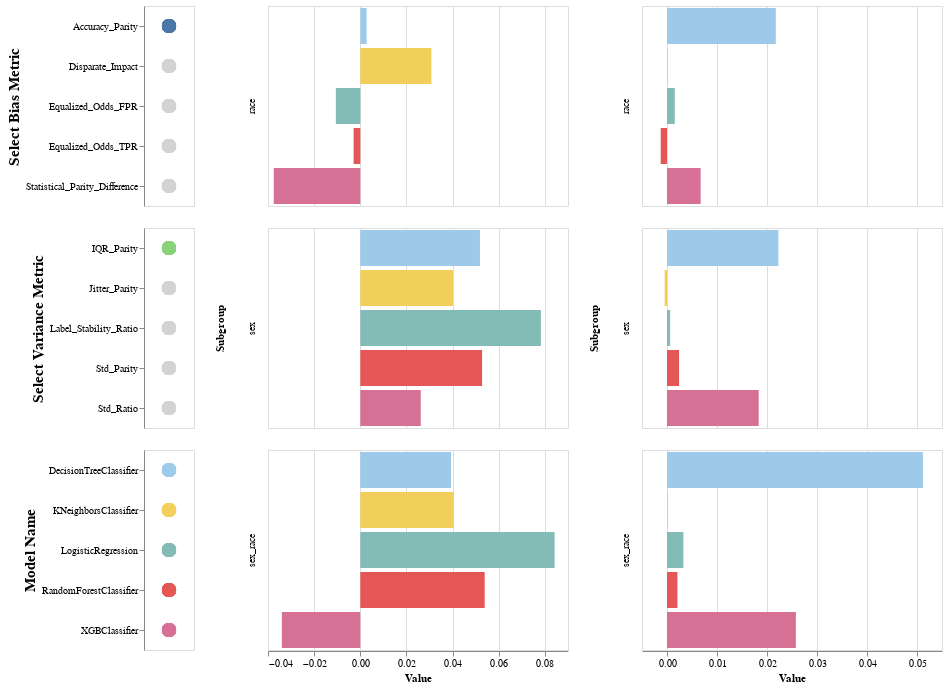

Source (notebook cell):
### Code cell
(
    alt.hconcat(
        alt.vconcat(
            select_bias_metric_legend.properties(height=200, width=50),
            select_variance_metric_legend.properties(height=200, width=50),
            bias_color_legend.properties(height=200, width=50),
        ),
        models_bias_metrics_chart.properties(height=200, width=300),
        models_variance_metrics_chart.properties(height=200, width=300),
    )
)

### Figure 1 — Vega-Lite specification as saved in the notebook (floating-point values rounded to 4 significant figures)
{"config": {"view": {"continuousWidth": 400, "continuousHeight": 300}}, "hconcat": [{"vconcat": [{"data": {"name": "data-118b6ff923dd635159d01c862ca572bd"}, "mark": {"type": "circle", "size": 200}, "encoding": {"color": {"condition": {"field": "Metric", "legend": null, "scale": {"scheme": "tableau20"}, "type": "nominal", "selection": "selector001"}, "value": "lightgray"}, "y": {"axis": {"title": "Select Bias Metric", "titleFontSize": 15}, "field": "Metric", "type": "nominal"}}, "height": 200, "selection": {"selector001": {"type": "single", "fields": ["Metric"], "init": {"Metric": "Accuracy_Parity"}, "empty": "none"}}, "width": 50}, {"data": {"name": "data-d6ae39ed8e266d4c318a270a631c35c4"}, "mark": {"type": "circle", "size": 200}, "encoding": {"color": {"condition": {"field": "Metric", "legend": null, "scale": {"scheme": "tableau20"}, "type": "nominal", "selection": "selector002"}, "value": "lightgray"}, "y": {"axis": {"title": "Select Variance Metric", "titleFontSize": 15}, "field": "Metric", "type": "nominal"}}, "height": 200, "selection": {"selector002": {"type": "single", "fields": ["Metric"], "init": {"Metric": "IQR_Parity"}, "empty": "none"}}, "width": 50}, {"data": {"name": "data-118b6ff923dd635159d01c862ca572bd"}, "mark": {"type": "circle", "size": 200}, "encoding": {"color": {"field": "Model_Name", "scale": {"scheme": "tableau20"}, "type": "nominal"}, "y": {"axis": {"title": "Model Name", "titleFontSize": 15}, "field": "Model_Name", "type": "nominal"}}, "height": 200, "width": 50}]}, {"data": {"name": "data-118b6ff923dd635159d01c862ca572bd"}, "mark": "bar", "encoding": {"color": {"field": "Model_Name", "scale": {"scheme": "tableau20"}, "type": "nominal"}, "row": {"field": "Subgroup", "type": "nominal"}, "x": {"field": "Value", "type": "quantitative"}, "y": {"axis": null, "field": "Model_Name", "type": "nominal"}}, "height": 200, "transform": [{"filter": {"selection": "selector001"}}], "width": 300}, {"data": {"name": "data-d6ae39ed8e266d4c318a270a631c35c4"}, "mark": "bar", "encoding": {"color": {"field": "Model_Name", "scale": {"scheme": "tableau20"}, "type": "nominal"}, "row": {"field": "Subgroup", "type": "nominal"}, "x": {"field": "Value", "type": "quantitative"}, "y": {"axis": null, "field": "Model_Name", "type": "nominal"}}, "height": 200, "transform": [{"filter": {"selection": "selector002"}}], "width": 300}], "$schema": "https://vega.github.io/schema/vega-lite/v4.17.0.json", "datasets": {"data-118b6ff923dd635159d01c862ca572bd": [{"Metric": "Equalized_Odds_TPR", "Model_Name": "LogisticRegression", "Subgroup": "sex", "Value": -0.2619}, {"Metric": "Equalized_Odds_FPR", "Model_Name": "LogisticRegression", "Subgroup": "sex", "Value": -0.2634}, {"Metric": "Disparate_Impact", "Model_Name": "LogisticRegression", "Subgroup": "sex", "Value": 0.5314}, {"Metric": "Statistical_Parity_Difference", "Model_Name": "LogisticRegression", "Subgroup": "sex", "Value": -0.4787}, {"Metric": "Accuracy_Parity", "Model_Name": "LogisticRegression", "Subgroup": "sex", "Value": 0.07825}, {"Metric": "Equalized_Odds_TPR", "Model_Name": "DecisionTreeClassifier", "Subgroup": "sex", "Value": -0.1294}, {"Metric": "Equalized_Odds_FPR", "Model_Name": "DecisionTreeClassifier", "Subgroup": "sex", "Value": -0.1555}, {"Metric": "Disparate_Impact", "Model_Name": "DecisionTreeClassifier", "Subgroup": "sex", "Value": 0.7384}, {"Metric": "Statistical_Parity_Difference", "Model_Name": "DecisionTreeClassifier", "Subgroup": "sex", "Value": -0.2376}, {"Metric": "Accuracy_Parity", "Model_Name": "DecisionTreeClassifier", "Subgroup": "sex", "Value": 0.05186}, {"Metric": "Equalized_Odds_TPR", "Model_Name": "RandomForestClassifier", "Subgroup": "sex", "Value": -0.2115}, {"Metric": "Equalized_Odds_FPR", "Model_Name": "RandomForestClassifier", "Subgroup": "sex", "Value": -0.1782}, {"Metric": "Disparate_Impact", "Model_Name": "RandomForestClassifier", "Subgroup": "sex", "Value": 0.6756}, {"Metric": "Statistical_Parity_Difference", "Model_Name": "RandomForestClassifier", "Subgroup": "sex", "Value": -0.3019}, {"Metric": "Accuracy_Parity", "Model_Name": "RandomForestClassifier", "Subgroup": "sex", "Value": 0.05277}, {"Metric": "Equalized_Odds_TPR", "Model_Name": "XGBClassifier", "Subgroup": "sex", "Value": -0.1906}, {"Metric": "Equalized_Odds_FPR", "Model_Name": "XGBClassifier", "Subgroup": "sex", "Value": -0.1547}, {"Metric": "Disparate_Impact", "Model_Name": "XGBClassifier", "Subgroup": "sex", "Value": 0.6793}, {"Metric": "Statistical_Parity_Difference", "Model_Name": "XGBClassifier", "Subgroup": "sex", "Value": -0.2943}, {"Metric": "Accuracy_Parity", "Model_Name": "XGBClassifier", "Subgroup": "sex", "Value": 0.02619}, {"Metric": "Equalized_Odds_TPR", "Model_Name": "KNeighborsClassifier", "Subgroup": "sex", "Value": -0.2181}, {"Metric": "Equalized_Odds_FPR", "Model_Name": "KNeighborsClassifier", "Subgroup": "sex", "Value": -0.1452}, {"Metric": "Disparate_Impact", "Model_Name": "KNeighborsClassifier", "Subgroup": "sex", "Value": 0.6889}, {"Metric": "Statistical_Parity_Difference", "Model_Name": "KNeighborsClassifier", "Subgroup": "sex", "Value": -0.2496}, {"Metric": "Accuracy_Parity", "Model_Name": "KNeighborsClassifier", "Subgroup": "sex", "Value": 0.04019}, {"Metric": "Equalized_Odds_TPR", "Model_Name": "LogisticRegression", "Subgroup": "race", "Value": 0.2918}, {"Metric": "Equalized_Odds_FPR", "Model_Name": "LogisticRegression", "Subgroup": "race", "Value": 0.2141}, {"Metric": "Disparate_Impact", "Model_Name": "LogisticRegression", "Subgroup": "race", "Value": 1.506}, {"Metric": "Statistical_Parity_Difference", "Model_Name": "LogisticRegression", "Subgroup": "race", "Value": 0.3594}, {"Metric": "Accuracy_Parity", "Model_Name": "LogisticRegression", "Subgroup": "race", "Value": -0.01059}, {"Metric": "Equalized_Odds_TPR", "Model_Name": "DecisionTreeClassifier", "Subgroup": "race", "Value": 0.2874}, {"Metric": "Equalized_Odds_FPR", "Model_Name": "DecisionTreeClassifier", "Subgroup": "race", "Value": 0.1855}, {"Metric": "Disparate_Impact", "Model_Name": "DecisionTreeClassifier", "Subgroup": "race", "Value": 1.585}, {"Metric": "Statistical_Parity_Difference", "Model_Name": "DecisionTreeClassifier", "Subgroup": "race", "Value": 0.3659}, {"Metric": "Accuracy_Parity", "Model_Name": "DecisionTreeClassifier", "Subgroup": "race", "Value": 0.002734}, {"Metric": "Equalized_Odds_TPR", "Model_Name": "RandomForestClassifier", "Subgroup": "race", "Value": 0.3492}, {"Metric": "Equalized_Odds_FPR", "Model_Name": "RandomForestClassifier", "Subgroup": "race", "Value": 0.227}, {"Metric": "Disparate_Impact", "Model_Name": "RandomForestClassifier", "Subgroup": "race", "Value": 1.767}, {"Metric": "Statistical_Parity_Difference", "Model_Name": "RandomForestClassifier", "Subgroup": "race", "Value": 0.4486}, {"Metric": "Accuracy_Parity", "Model_Name": "RandomForestClassifier", "Subgroup": "race", "Value": -0.0029}, {"Metric": "Equalized_Odds_TPR", "Model_Name": "XGBClassifier", "Subgroup": "race", "Value": 0.2035}, {"Metric": "Equalized_Odds_FPR", "Model_Name": "XGBClassifier", "Subgroup": "race", "Value": 0.1918}, {"Metric": "Disparate_Impact", "Model_Name": "XGBClassifier", "Subgroup": "race", "Value": 1.42}, {"Metric": "Statistical_Parity_Difference", "Model_Name": "XGBClassifier", "Subgroup": "race", "Value": 0.2852}, {"Metric": "Accuracy_Parity", "Model_Name": "XGBClassifier", "Subgroup": "race", "Value": -0.03751}, {"Metric": "Equalized_Odds_TPR", "Model_Name": "KNeighborsClassifier", "Subgroup": "race", "Value": 0.2161}, {"Metric": "Equalized_Odds_FPR", "Model_Name": "KNeighborsClassifier", "Subgroup": "race", "Value": 0.07149}, {"Metric": "Disparate_Impact", "Model_Name": "KNeighborsClassifier", "Subgroup": "race", "Value": 1.25}, {"Metric": "Statistical_Parity_Difference", "Model_Name": "KNeighborsClassifier", "Subgroup": "race", "Value": 0.1645}, {"Metric": "Accuracy_Parity", "Model_Name": "KNeighborsClassifier", "Subgroup": "race", "Value": 0.03081}, {"Metric": "Equalized_Odds_TPR", "Model_Name": "LogisticRegression", "Subgroup": "sex_race", "Value": 0.04096}, {"Metric": "Equalized_Odds_FPR", "Model_Name": "LogisticRegression", "Subgroup": "sex_race", "Value": -0.1194}, {"Metric": "Disparate_Impact", "Model_Name": "LogisticRegression", "Subgroup": "sex_race", "Value": 0.8095}, {"Metric": "Statistical_Parity_Difference", "Model_Name": "LogisticRegression", "Subgroup": "sex_race", "Value": -0.1464}, {"Metric": "Accuracy_Parity", "Model_Name": "LogisticRegression", "Subgroup": "sex_race", "Value": 0.08419}, {"Metric": "Equalized_Odds_TPR", "Model_Name": "DecisionTreeClassifier", "Subgroup": "sex_race", "Value": 0.1514}, {"Metric": "Equalized_Odds_FPR", "Model_Name": "DecisionTreeClassifier", "Subgroup": "sex_race", "Value": 0.023}, {"Metric": "Disparate_Impact", "Model_Name": "DecisionTreeClassifier", "Subgroup": "sex_race", "Value": 1.225}, {"Metric": "Statistical_Parity_Difference", "Model_Name": "DecisionTreeClassifier", "Subgroup": "sex_race", "Value": 0.1508}, {"Metric": "Accuracy_Parity", "Model_Name": "DecisionTreeClassifier", "Subgroup": "sex_race", "Value": 0.03933}, {"Metric": "Equalized_Odds_TPR", "Model_Name": "RandomForestClassifier", "Subgroup": "sex_race", "Value": 0.1232}, {"Metric": "Equalized_Odds_FPR", "Model_Name": "RandomForestClassifier", "Subgroup": "sex_race", "Value": -0.01486}, {"Metric": "Disparate_Impact", "Model_Name": "RandomForestClassifier", "Subgroup": "sex_race", "Value": 1.154}, {"Metric": "Statistical_Parity_Difference", "Model_Name": "RandomForestClassifier", "Subgroup": "sex_race", "Value": 0.09187}, {"Metric": "Accuracy_Parity", "Model_Name": "RandomForestClassifier", "Subgroup": "sex_race", "Value": 0.05389}, {"Metric": "Equalized_Odds_TPR", "Model_Name": "XGBClassifier", "Subgroup": "sex_race", "Value": -0.04617}, {"Metric": "Equalized_Odds_FPR", "Model_Name": "XGBClassifier", "Subgroup": "sex_race", "Value": 0.002331}, {"Metric": "Disparate_Impact", "Model_Name": "XGBClassifier", "Subgroup": "sex_race", "Value": 0.8963}, {"Metric": "Statistical_Parity_Difference", "Model_Name": "XGBClassifier", "Subgroup": "sex_race", "Value": -0.07173}, {"Metric": "Accuracy_Parity", "Model_Name": "XGBClassifier", "Subgroup": "sex_race", "Value": -0.03399}, {"Metric": "Equalized_Odds_TPR", "Model_Name": "KNeighborsClassifier", "Subgroup": "sex_race", "Value": -0.1032}, {"Metric": "Equalized_Odds_FPR", "Model_Name": "KNeighborsClassifier", "Subgroup": "sex_race", "Value": -0.08601}, {"Metric": "Disparate_Impact", "Model_Name": "KNeighborsClassifier", "Subgroup": "sex_race", "Value": 0.75}, {"Metric": "Statistical_Parity_Difference", "Model_Name": "KNeighborsClassifier", "Subgroup": "sex_race", "Value": -0.1667}, {"Metric": "Accuracy_Parity", "Model_Name": "KNeighborsClassifier", "Subgroup": "sex_race", "Value": 0.04041}], "data-d6ae39ed8e266d4c318a270a631c35c4": [{"Metric": "Label_Stability_Ratio", "Model_Name": "LogisticRegression", "Subgroup": "sex", "Value": 1.002}, {"Metric": "IQR_Parity", "Model_Name": "LogisticRegression", "Subgroup": "sex", "Value": 0.0006251}, {"Metric": "Std_Parity", "Model_Name": "LogisticRegression", "Subgroup": "sex", "Value": 0.001737}, {"Metric": "Std_Ratio", "Model_Name": "LogisticRegression", "Subgroup": "sex", "Value": 1.068}, {"Metric": "Jitter_Parity", "Model_Name": "LogisticRegression", "Subgroup": "sex", "Value": 2.644e-05}, {"Metric": "Label_Stability_Ratio", "Model_Name": "DecisionTreeClassifier", "Subgroup": "sex", "Value": 0.9732}, {"Metric": "IQR_Parity", "Model_Name": "DecisionTreeClassifier", "Subgroup": "sex", "Value": 0.02227}, {"Metric": "Std_Parity", "Model_Name": "DecisionTreeClassifier", "Subgroup": "sex", "Value": 0.0205}, {"Metric": "Std_Ratio", "Model_Name": "DecisionTreeClassifier", "Subgroup": "sex", "Value": 1.2}, {"Metric": "Jitter_Parity", "Model_Name": "DecisionTreeClassifier", "Subgroup": "sex", "Value": 0.009025}, {"Metric": "Label_Stability_Ratio", "Model_Name": "RandomForestClassifier", "Subgroup": "sex", "Value": 1.033}, {"Metric": "IQR_Parity", "Model_Name": "RandomForestClassifier", "Subgroup": "sex", "Value": 0.002416}, {"Metric": "Std_Parity", "Model_Name": "RandomForestClassifier", "Subgroup": "sex", "Value": 0.001582}, {"Metric": "Std_Ratio", "Model_Name": "RandomForestClassifier", "Subgroup": "sex", "Value": 1.062}, {"Metric": "Jitter_Parity", "Model_Name": "RandomForestClassifier", "Subgroup": "sex", "Value": -0.0169}, {"Metric": "Label_Stability_Ratio", "Model_Name": "XGBClassifier", "Subgroup": "sex", "Value": 0.9744}, {"Metric": "IQR_Parity", "Model_Name": "XGBClassifier", "Subgroup": "sex", "Value": 0.01834}, {"Metric": "Std_Parity", "Model_Name": "XGBClassifier", "Subgroup": "sex", "Value": 0.01171}, {"Metric": "Std_Ratio", "Model_Name": "XGBClassifier", "Subgroup": "sex", "Value": 1.131}, {"Metric": "Jitter_Parity", "Model_Name": "XGBClassifier", "Subgroup": "sex", "Value": 0.01365}, {"Metric": "Label_Stability_Ratio", "Model_Name": "KNeighborsClassifier", "Subgroup": "sex", "Value": 1.082}, {"Metric": "IQR_Parity", "Model_Name": "KNeighborsClassifier", "Subgroup": "sex", "Value": -0.0004732}, {"Metric": "Std_Parity", "Model_Name": "KNeighborsClassifier", "Subgroup": "sex", "Value": -0.001155}, {"Metric": "Std_Ratio", "Model_Name": "KNeighborsClassifier", "Subgroup": "sex", "Value": 0.9904}, {"Metric": "Jitter_Parity", "Model_Name": "KNeighborsClassifier", "Subgroup": "sex", "Value": -0.03632}, {"Metric": "Label_Stability_Ratio", "Model_Name": "LogisticRegression", "Subgroup": "race", "Value": 1.001}, {"Metric": "IQR_Parity", "Model_Name": "LogisticRegression", "Subgroup": "race", "Value": 0.001555}, {"Metric": "Std_Parity", "Model_Name": "LogisticRegression", "Subgroup": "race", "Value": 0.0007915}, {"Metric": "Std_Ratio", "Model_Name": "LogisticRegression", "Subgroup": "race", "Value": 1.031}, {"Metric": "Jitter_Parity", "Model_Name": "LogisticRegression", "Subgroup": "race", "Value": 0.001419}, {"Metric": "Label_Stability_Ratio", "Model_Name": "DecisionTreeClassifier", "Subgroup": "race", "Value": 0.9075}, {"Metric": "IQR_Parity", "Model_Name": "DecisionTreeClassifier", "Subgroup": "race", "Value": 0.02176}, {"Metric": "Std_Parity", "Model_Name": "DecisionTreeClassifier", "Subgroup": "race", "Value": 0.01244}, {"Metric": "Std_Ratio", "Model_Name": "DecisionTreeClassifier", "Subgroup": "race", "Value": 1.125}, {"Metric": "Jitter_Parity", "Model_Name": "DecisionTreeClassifier", "Subgroup": "race", "Value": 0.04966}, {"Metric": "Label_Stability_Ratio", "Model_Name": "RandomForestClassifier", "Subgroup": "race", "Value": 0.9367}, {"Metric": "IQR_Parity", "Model_Name": "RandomForestClassifier", "Subgroup": "race", "Value": -0.001258}, {"Metric": "Std_Parity", "Model_Name": "RandomForestClassifier", "Subgroup": "race", "Value": -0.0003246}, {"Metric": "Std_Ratio", "Model_Name": "RandomForestClassifier", "Subgroup": "race", "Value": 0.9875}, {"Metric": "Jitter_Parity", "Model_Name": "RandomForestClassifier", "Subgroup": "race", "Value": 0.03968}, {"Metric": "Label_Stability_Ratio", "Model_Name": "XGBClassifier", "Subgroup": "race", "Value": 0.974}, {"Metric": "IQR_Parity", "Model_Name": "XGBClassifier", "Subgroup": "race", "Value": 0.00673}, {"Metric": "Std_Parity", "Model_Name": "XGBClassifier", "Subgroup": "race", "Value": 0.004659}, {"Metric": "Std_Ratio", "Model_Name": "XGBClassifier", "Subgroup": "race", "Value": 1.053}, {"Metric": "Jitter_Parity", "Model_Name": "XGBClassifier", "Subgroup": "race", "Value": 0.0205}, {"Metric": "Label_Stability_Ratio", "Model_Name": "KNeighborsClassifier", "Subgroup": "race", "Value": 1.02}, {"Metric": "IQR_Parity", "Model_Name": "KNeighborsClassifier", "Subgroup": "race", "Value": 0.0001717}, {"Metric": "Std_Parity", "Model_Name": "KNeighborsClassifier", "Subgroup": "race", "Value": -0.001285}, {"Metric": "Std_Ratio", "Model_Name": "KNeighborsClassifier", "Subgroup": "race", "Value": 0.9894}, {"Metric": "Jitter_Parity", "Model_Name": "KNeighborsClassifier", "Subgroup": "race", "Value": -0.007337}, {"Metric": "Label_Stability_Ratio", "Model_Name": "LogisticRegression", "Subgroup": "sex_race", "Value": 0.9957}, {"Metric": "IQR_Parity", "Model_Name": "LogisticRegression", "Subgroup": "sex_race", "Value": 0.003286}, {"Metric": "Std_Parity", "Model_Name": "LogisticRegression", "Subgroup": "sex_race", "Value": 0.003286}, {"Metric": "Std_Ratio", "Model_Name": "LogisticRegression", "Subgroup": "sex_race", "Value": 1.13}, {"Metric": "Jitter_Parity", "Model_Name": "LogisticRegression", "Subgroup": "sex_race", "Value": 0.00629}, {"Metric": "Label_Stability_Ratio", "Model_Name": "DecisionTreeClassifier", "Subgroup": "sex_race", "Value": 0.864}, {"Metric": "IQR_Parity", "Model_Name": "DecisionTreeClassifier", "Subgroup": "sex_race", "Value": 0.05118}, {"Metric": "Std_Parity", "Model_Name": "DecisionTreeClassifier", "Subgroup": "sex_race", "Value": 0.03698}, {"Metric": "Std_Ratio", "Model_Name": "DecisionTreeClassifier", "Subgroup": "sex_race", "Value": 1.386}, {"Metric": "Jitter_Parity", "Model_Name": "DecisionTreeClassifier", "Subgroup": "sex_race", "Value": 0.06964}, {"Metric": "Label_Stability_Ratio", "Model_Name": "RandomForestClassifier", "Subgroup": "sex_race", "Value": 0.9595}, {"Metric": "IQR_Parity", "Model_Name": "RandomForestClassifier", "Subgroup": "sex_race", "Value": 0.002084}, {"Metric": "Std_Parity", "Model_Name": "RandomForestClassifier", "Subgroup": "sex_race", "Value": 0.00195}, {"Metric": "Std_Ratio", "Model_Name": "RandomForestClassifier", "Subgroup": "sex_race", "Value": 1.075}, {"Metric": "Jitter_Parity", "Model_Name": "RandomForestClassifier", "Subgroup": "sex_race", "Value": 0.02847}, {"Metric": "Label_Stability_Ratio", "Model_Name": "XGBClassifier", "Subgroup": "sex_race", "Value": 0.9572}, {"Metric": "IQR_Parity", "Model_Name": "XGBClassifier", "Subgroup": "sex_race", "Value": 0.02577}, {"Metric": "Std_Parity", "Model_Name": "XGBClassifier", "Subgroup": "sex_race", "Value": 0.01675}, {"Metric": "Std_Ratio", "Model_Name": "XGBClassifier", "Subgroup": "sex_race", "Value": 1.196}, {"Metric": "Jitter_Parity", "Model_Name": "XGBClassifier", "Subgroup": "sex_race", "Value": 0.03147}, {"Metric": "Label_Stability_Ratio", "Model_Name": "KNeighborsClassifier", "Subgroup": "sex_race", "Value": 1.121}, {"Metric": "IQR_Parity", "Model_Name": "KNeighborsClassifier", "Subgroup": "sex_race", "Value": 0.0002004}, {"Metric": "Std_Parity", "Model_Name": "KNeighborsClassifier", "Subgroup": "sex_race", "Value": -0.002349}, {"Metric": "Std_Ratio", "Model_Name": "KNeighborsClassifier", "Subgroup": "sex_race", "Value": 0.9806}, {"Metric": "Jitter_Parity", "Model_Name": "KNeighborsClassifier", "Subgroup": "sex_race", "Value": -0.0517}]}}
